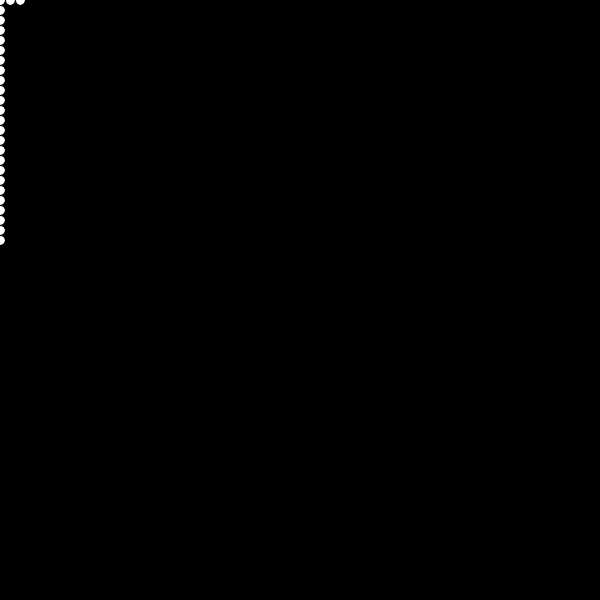
Frame 1 (no input)
Frame 60 (the mouse pressed at the canvas centre just before this capture): identical to frame 1, image omitted
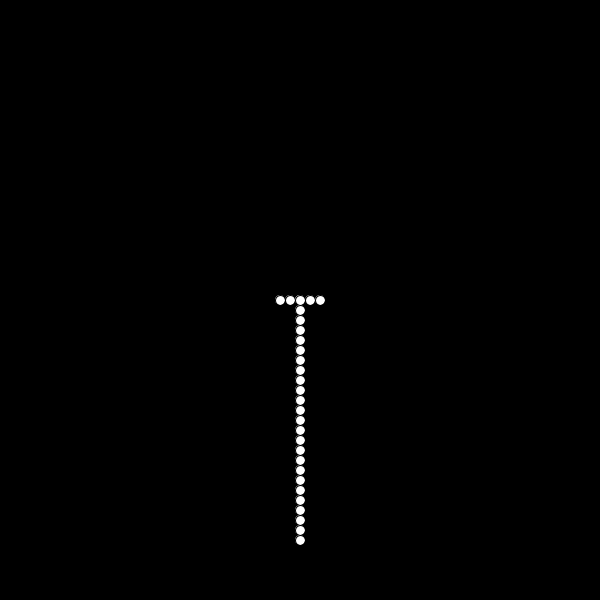
Frame 120 (the mouse held since frame 60 and released just before this capture)

The Processing sketch that drew these frames (run headless with seeded random() and noise(); from frame 60 on, the mouse is pressed at the canvas centre):

// Processing sketch: in_class_interaction_arrays
// ── in_class_interaction_arrays.pde
int ellipseXoffsets[] = {0, 10, 20, -10, -20};
// if you know all the things you want in your array at the beginning, this is a good way of writing it

// but you can also write it like this, essentially saying you want 25 empty boxes, to be filled later
int[] ellipseYoffsets = new int[25];

void setup() {
  size(600, 600);

  // here's where we "fill up" those 25 boxes
  for(int joe = 0; joe < 25; joe++) {
    ellipseYoffsets[joe] = 10 * joe;
    // remember each time through the loop, "joe" is one more than it was the last time
    print(ellipseYoffsets[joe] + " ");
  }
}

void draw() {
  background(0);

  //ellipse(mouseX + ellipseXoffsets[0], mouseY, 10, 10);
  //ellipse(mouseX + ellipseXoffsets[1], mouseY, 10, 10);
  //ellipse(mouseX + ellipseXoffsets[2], mouseY, 10, 10);
  //ellipse(mouseX + ellipseXoffsets[3], mouseY, 10, 10);
  //ellipse(mouseX + ellipseXoffsets[4], mouseY, 10, 10);

  for (int i = 0; i < 5; i += 1) {
    // this is a loop that runs 5 times
    ellipse(mouseX + ellipseXoffsets[i], mouseY, 10, 10);
  }

  for (int address = 0; address < 25; address ++) {
    // and this one runs 25 times
    ellipse(mouseX, mouseY + ellipseYoffsets[address], 10, 10);
  }

}

void keyPressed() {

  println(key);

  if (key == 'f') {
    fill(255,0,0);
  }
  if (key == 'd') {
    fill(0,0,255);
  }

}
